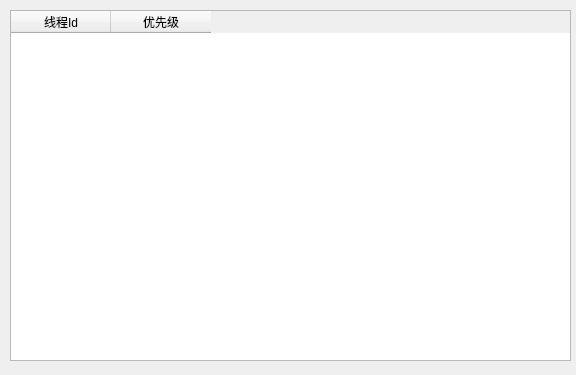
<?xml version="1.0" encoding="UTF-8"?>
<ui version="4.0">
 <class>ProcessThreadDlg</class>
 <widget class="QDialog" name="ProcessThreadDlg">
  <property name="geometry">
   <rect>
    <x>0</x>
    <y>0</y>
    <width>576</width>
    <height>375</height>
   </rect>
  </property>
  <property name="windowTitle">
   <string>Dialog</string>
  </property>
  <widget class="QTableWidget" name="tableWidget">
   <property name="geometry">
    <rect>
     <x>10</x>
     <y>10</y>
     <width>561</width>
     <height>351</height>
    </rect>
   </property>
   <property name="sizePolicy">
    <sizepolicy hsizetype="Fixed" vsizetype="Fixed">
     <horstretch>0</horstretch>
     <verstretch>0</verstretch>
    </sizepolicy>
   </property>
   <column>
    <property name="text">
     <string>线程Id</string>
    </property>
   </column>
   <column>
    <property name="text">
     <string>优先级</string>
    </property>
   </column>
  </widget>
 </widget>
 <resources/>
 <connections/>
</ui>
